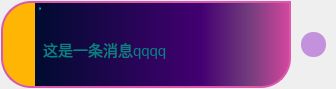
<?xml version="1.0" encoding="UTF-8"?>
<ui version="4.0">
 <class>notification</class>
 <widget class="QWidget" name="notification">
  <property name="geometry">
   <rect>
    <x>0</x>
    <y>0</y>
    <width>336</width>
    <height>89</height>
   </rect>
  </property>
  <property name="cursor">
   <cursorShape>PointingHandCursor</cursorShape>
  </property>
  <property name="windowTitle">
   <string>Form</string>
  </property>
  <property name="styleSheet">
   <string notr="true">/* 基础通知样式 - 默认主题 
#notification {
    background-color: transparent;
    border-radius: 24px;
    box-shadow: 0 2px 10px rgba(94, 255, 235, 0.85);
    border: 2px solid #6F6F6F;
    padding: 12px 16px;
    margin: 0px;
    min-width: 300px;
    max-width: 400px;
    color: #1b2d1b;
    font-family: 'Microsoft YaHei', 'Segoe UI', Arial, sans-serif;
}

#notification::hover {
	border: 3px solid #A0A0A0;
}
*/
#notification {
	font-family: 'Microsoft YaHei', 'Segoe UI', Arial, sans-serif;
}

/* 标题样式 */
#notification #lbl_title {
	background-color: qlineargradient(spread:reflect, x1:0, y1:0, x2:1, y2:0, stop:0 rgba(0, 11, 47, 255), stop:0.649007 rgba(67, 0, 114, 255), stop:0.836645 rgba(115, 61, 125, 255), stop:0.990157 rgba(209, 70, 158, 255));
	padding: 4px;
    font: 20px &quot;黑体&quot;;
    font-weight: bold;
    color: rgb(10, 185, 188);
	border-top: 2px solid rgb(219,88,173);
	border-right: 2px solid rgb(219,88,173);
	border-top-right-radius: 30px;
}

/* 消息内容样式 */
#notification #lbl_message {
	background-color: qlineargradient(spread:reflect, x1:0, y1:0, x2:1, y2:0, stop:0 rgba(0, 11, 47, 255), stop:0.649007 rgba(67, 0, 114, 255), stop:0.836645 rgba(115, 61, 125, 255), stop:0.990157 rgba(209, 70, 158, 255));
	padding: 4px;
    font-size: 15px;
    color: rgb(7, 130, 132);
	border-bottom: 2px solid rgb(219,88,173);
	border-right: 2px solid rgb(219,88,173);
	border-bottom-right-radius: 30px;
}

/* 不同消息等级样式 */
#notification #lbl_level {
	background: #ffb503;
    min-width: 32px;
	border-left: 2px solid rgb(219,88,173);
	border-top: 2px solid rgb(219,88,173);
	border-bottom: 2px solid rgb(219,88,173);
	border-top-left-radius: 30px;
	border-bottom-left-radius: 30px;
}

/* 关闭按钮样式 */
#notification #btn_close {
    background: rgba(129, 0, 193, 100);
    border: 0px solid;
	border-radius: 12px;
    color: #888888;
    margin-left: 0px;
    cursor: pointer;
}

#notification #btn_close:hover {
    background: rgba(129, 0, 193, 150);
}
</string>
  </property>
  <layout class="QHBoxLayout" name="horizontalLayout" stretch="10,10,10">
   <property name="spacing">
    <number>0</number>
   </property>
   <property name="leftMargin">
    <number>1</number>
   </property>
   <property name="topMargin">
    <number>1</number>
   </property>
   <property name="rightMargin">
    <number>10</number>
   </property>
   <property name="bottomMargin">
    <number>1</number>
   </property>
   <item>
    <widget class="QLabel" name="lbl_level">
     <property name="maximumSize">
      <size>
       <width>10</width>
       <height>16777215</height>
      </size>
     </property>
     <property name="baseSize">
      <size>
       <width>3</width>
       <height>0</height>
      </size>
     </property>
     <property name="text">
      <string/>
     </property>
    </widget>
   </item>
   <item>
    <layout class="QVBoxLayout" name="content_layout" stretch="1,20">
     <property name="spacing">
      <number>0</number>
     </property>
     <property name="leftMargin">
      <number>0</number>
     </property>
     <property name="rightMargin">
      <number>10</number>
     </property>
     <property name="bottomMargin">
      <number>0</number>
     </property>
     <item>
      <widget class="QLabel" name="lbl_title">
       <property name="font">
        <font>
         <family>黑体</family>
         <pointsize>-1</pointsize>
         <italic>false</italic>
         <bold>true</bold>
        </font>
       </property>
       <property name="text">
        <string>标题</string>
       </property>
       <property name="wordWrap">
        <bool>true</bool>
       </property>
      </widget>
     </item>
     <item>
      <widget class="QLabel" name="lbl_message">
       <property name="font">
        <font>
         <family>Arial</family>
         <pointsize>-1</pointsize>
         <underline>false</underline>
        </font>
       </property>
       <property name="text">
        <string>这是一条消息qqqq</string>
       </property>
       <property name="wordWrap">
        <bool>true</bool>
       </property>
       <property name="textInteractionFlags">
        <set>Qt::TextSelectableByMouse</set>
       </property>
      </widget>
     </item>
    </layout>
   </item>
   <item>
    <widget class="QPushButton" name="btn_close">
     <property name="maximumSize">
      <size>
       <width>25</width>
       <height>25</height>
      </size>
     </property>
     <property name="cursor">
      <cursorShape>PointingHandCursor</cursorShape>
     </property>
     <property name="text">
      <string/>
     </property>
     <property name="icon">
      <iconset resource="toast.qrc">
       <normaloff>:/icons/close</normaloff>:/icons/close</iconset>
     </property>
     <property name="iconSize">
      <size>
       <width>15</width>
       <height>15</height>
      </size>
     </property>
     <property name="autoRepeat">
      <bool>false</bool>
     </property>
     <property name="autoDefault">
      <bool>false</bool>
     </property>
     <property name="default">
      <bool>false</bool>
     </property>
     <property name="flat">
      <bool>false</bool>
     </property>
    </widget>
   </item>
  </layout>
 </widget>
 <resources>
  <include location="toast.qrc"/>
 </resources>
 <connections/>
</ui>
